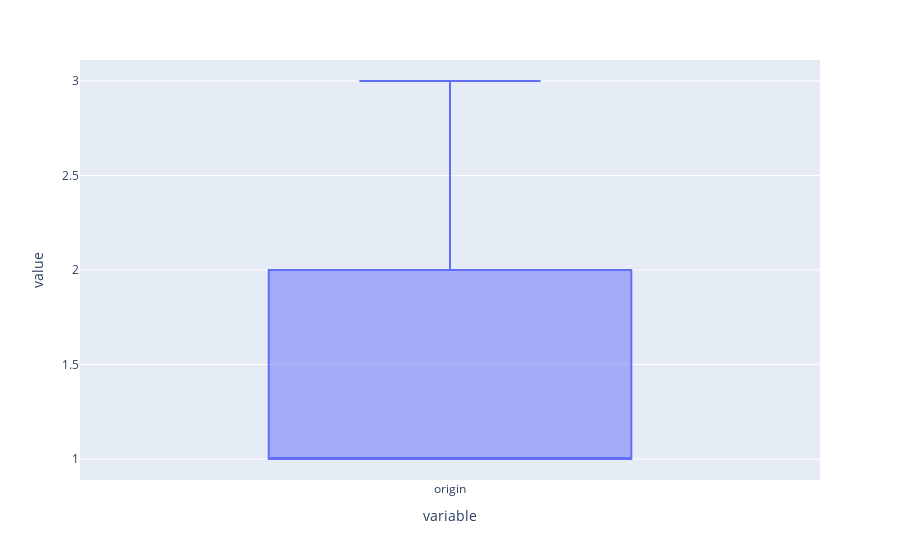
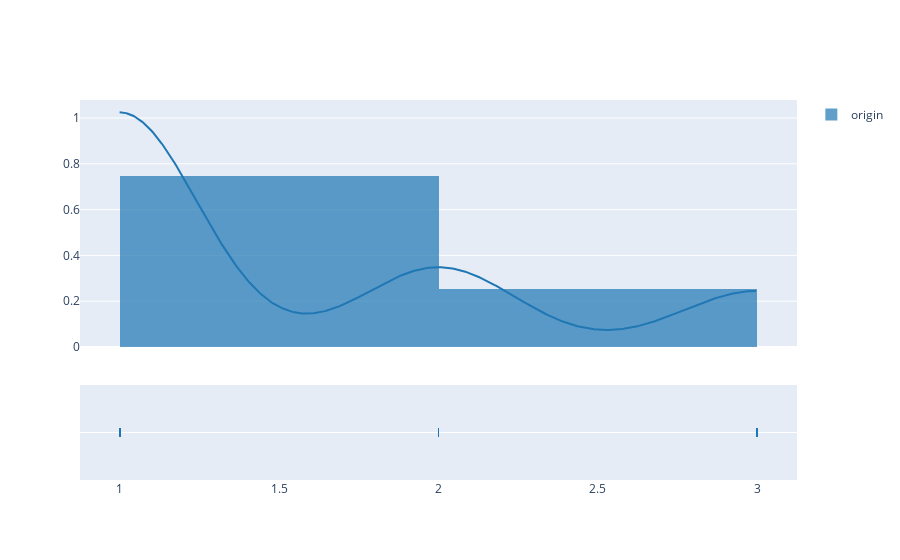

Write notebook code for charts like these, in order.
### Code cell
print(df.columns)
subject_variable = "origin"
total_analysys(subject_variable)

### Figure 1 — Plotly figure (JSON) as saved in the notebook; plotly's stock layout.template omitted (floating-point values rounded to 4 significant figures; data arrays with more than 128 entries replaced by an {"elided": "..."} marker saying what was removed)
{"data": [{"alignmentgroup": "True", "hovertemplate": "variable=%{x}<br>value=%{y}<extra></extra>", "legendgroup": "", "marker": {"color": "#636efa"}, "name": "", "notched": false, "offsetgroup": "", "orientation": "v", "showlegend": false, "type": "box", "x": {"elided": "251 str values"}, "x0": " ", "xaxis": "x", "y": {"elided": "251 int values"}, "y0": " ", "yaxis": "y"}], "layout": {"boxmode": "group", "legend": {"tracegroupgap": 0}, "margin": {"t": 60}, "xaxis": {"anchor": "y", "domain": [0, 1], "title": {"text": "variable"}}, "yaxis": {"anchor": "x", "domain": [0, 1], "title": {"text": "value"}}}}

### Figure 2 — Plotly figure (JSON) as saved in the notebook; plotly's stock layout.template omitted (floating-point values rounded to 4 significant figures; data arrays with more than 128 entries replaced by an {"elided": "..."} marker saying what was removed)
{"data": [{"autobinx": false, "histnorm": "probability density", "legendgroup": "origin", "marker": {"color": "rgb(31, 119, 180)"}, "name": "origin", "opacity": 0.7, "type": "histogram", "x": {"elided": "251 int values"}, "xaxis": "x", "xbins": {"end": 3, "size": 1, "start": 1}, "yaxis": "y"}, {"legendgroup": "origin", "marker": {"color": "rgb(31, 119, 180)"}, "mode": "lines", "name": "origin", "showlegend": false, "type": "scatter", "x": {"elided": "500 float values"}, "xaxis": "x", "y": {"elided": "500 float values"}, "yaxis": "y"}, {"legendgroup": "origin", "marker": {"color": "rgb(31, 119, 180)", "symbol": "line-ns-open"}, "mode": "markers", "name": "origin", "showlegend": false, "type": "scatter", "x": {"elided": "251 int values"}, "xaxis": "x", "y": {"elided": "251 str values"}, "yaxis": "y2"}], "layout": {"barmode": "overlay", "hovermode": "closest", "legend": {"traceorder": "reversed"}, "xaxis": {"anchor": "y2", "domain": [0, 1], "zeroline": false}, "yaxis": {"anchor": "free", "domain": [0.35, 1], "position": 0}, "yaxis2": {"anchor": "x", "domain": [0, 0.25], "dtick": 1, "showticklabels": false}}}
